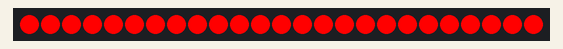
Recording of a program running on a simulated Raspberry Pi Pico running MicroPython. On the bench: 25 RGB LEDs in strip order, left to right. Dim RGB values are drawn brighter than linear; what the program prints to the serial console is not drawn.

Above: at 0.1 s.
At 5.1 s:
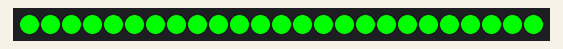
At 10.1 s:
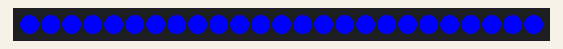
At 35.1 s:
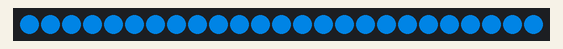

Measured:
- what the display in image 0 shows lasts 5.0 s, from 0.0 s to 5.0 s

The program:

demo.py
```python
import rp2
import time
import gc
from machine import Pin, disable_irq, enable_irq

NUM_LEDS = 25          # 25 for 5×5 panel, 64 for 8×8 panel

@rp2.asm_pio(
    sideset_init=rp2.PIO.OUT_LOW,
    out_shiftdir=rp2.PIO.SHIFT_LEFT,
    autopull=True,
    pull_thresh=24,
)
def ws2812():
    T1 = 3
    T2 = 3
    T3 = 4
    wrap_target()
    label("bitloop")
    out(x, 1)               .side(0) [T3 - 1]
    jmp(not_x, "do_zero")   .side(1) [T1 - 1]
    jmp("bitloop")          .side(1) [T2 - 1]
    label("do_zero")
    nop()                   .side(0) [T2 - 1]
    wrap()


sm = rp2.StateMachine(0, ws2812, freq=8_000_000, sideset_base=Pin(0))
sm.active(1)


def grb_24(r, g, b):
    return ((g << 24) | (r << 16) | (b << 8)) & 0xFFFFFF00


def show(colors):
    irq_state = disable_irq()
    gc.disable()
    for i in range(NUM_LEDS):
        sm.put(grb_24(*colors[i % len(colors)]))
    while sm.tx_fifo() > 0:
        pass
    time.sleep_us(50)
    sm.active(0)
    gc.enable()
    enable_irq(irq_state)
    time.sleep_us(300)
    gc.disable()
    sm.active(1)
    gc.enable()


blue_tones = [
    (0x00, 0x62, 0xac),  # Blue 1
    (0x17, 0x38, 0x8c),  # Blue 2
    (0x00, 0x83, 0xc9),  # Blue 3
    (0x00, 0x79, 0xba),  # Blue 4
    (0x00, 0x63, 0xac),  # Blue 5
    (0x00, 0x6b, 0xb5),  # Blue 6
    (0x00, 0x59, 0x9f),  # Blue 7
]

SCHEME_RED = [(0xFF, 0x00, 0x00)]
SCHEME_GREEN = [(0x00, 0xFF, 0x00)]
SCHEME_BLUE = [(0x00, 0x00, 0xFF)]
SCHEME_WHITE = [(0xFF, 0xFF, 0xFF)]

print(f"demo.py started — {NUM_LEDS} LED WS2812 via PIO")

while True:
    print("1) Red")
    show(SCHEME_RED)
    time.sleep(5)

    print("2) Green")
    show(SCHEME_GREEN)
    time.sleep(5)

    print("3) Blue")
    show(SCHEME_BLUE)
    time.sleep(5)

    for i, (r, g, b) in enumerate(blue_tones, 1):
        print(f"4.{i}) Blue tone #{r:02x}{g:02x}{b:02x}")
        show([(r, g, b)])
        time.sleep(5)

    for br in (0.25, 0.50, 1.00):
        print(f"5) White @ {br:.0%} brightness")
        v = int(0xFF * br)
        show([(v, v, v)])
        time.sleep(5)

    print("--- restart ---")
```
